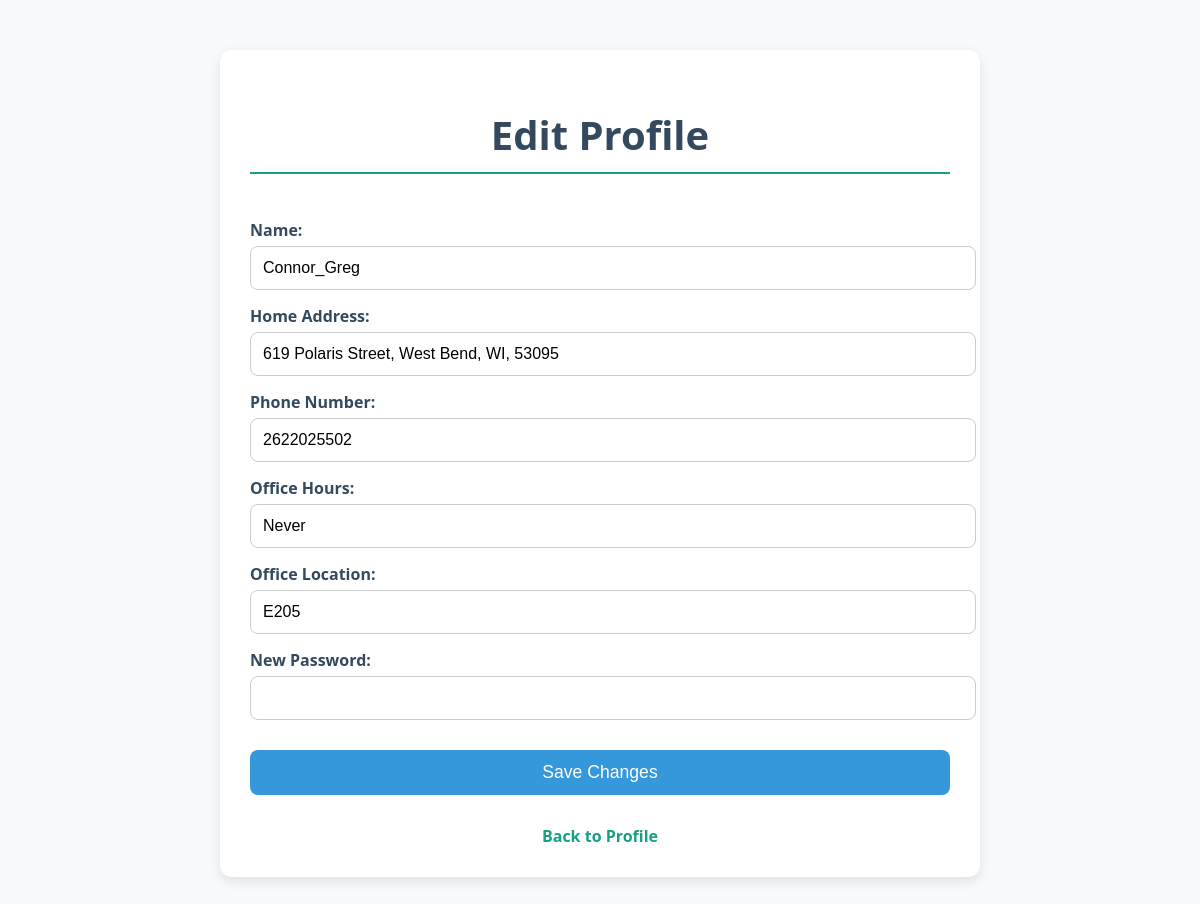
/edit-profile/ (signed in), run on the app's committed database.
### TASchedulerApp/models.py (models this page shows, shortened)
class MyUser(AbstractBaseUser):
    ROLE_CHOICES = [
        ('Administrator', 'Administrator'),
        ('Instructor', 'Instructor'),
        ('TA', 'TA'),
    ]
    role = models.CharField(max_length=20, choices=ROLE_CHOICES, default='TA')
    email = models.EmailField(unique=True)
    name = models.CharField(max_length=50, unique=True)
    contactInfo = models.CharField(max_length=50, default='')
    home_address = models.TextField(default='')
    phone_number = models.CharField(max_length=15, default='')
    office_hours = models.TextField(default='')
    office_location = models.CharField(max_length=50, default='')
    is_staff = models.BooleanField(default=False)
    is_active = models.BooleanField(default=True)
    is_superuser = models.BooleanField(default=False)
    objects = MyUserManager()
    EMAIL_FIELD = 'email'
    USERNAME_FIELD = 'name'
    REQUIRED_FIELDS = ['email']

### TASchedulerApp/views.py (the view, shortened to what this page needs)
# urls.py: path('edit-profile/', views.edit_profile, name='edit_profile'),
@login_required
def edit_profile(request):
    user = request.user
    return render(request, 'common/edit_profile.html', {'user': user})

### templates/common/edit_profile.html (shortened to what this page needs)
<!DOCTYPE html>
<html lang="en">
<head>
</head>
<body>
    <div class="container">
        <h1>Edit Profile</h1>
        <form method="POST" action="{% url 'edit_profile' %}">
            <label for="name">Name:</label>
            <input type="text" id="name" name="name" value="{{ user.name }}">
            <label for="home_address">Home Address:</label>
            <input type="text" id="home_address" name="home_address" value="{{ user.home_address }}">
            <label for="phone_number">Phone Number:</label>
            <input type="text" id="phone_number" name="phone_number" value="{{ user.phone_number }}">
            <label for="office_hours">Office Hours:</label>
            <input type="text" id="office_hours" name="office_hours" value="{{ user.office_hours }}">
            <label for="office_location">Office Location:</label>
            <input type="text" id="office_location" name="office_location" value="{{ user.office_location }}">
            <label for="password">New Password:</label>
            <input type="password" id="password" name="password">
            <button type="submit">Save Changes</button>
            <a href="{% url 'profile' %}">Back to Profile</a>
        </form>
    </div>
</body>
</html>

### templates/common/edit_profile.html (style rules this page uses)
body { font-family: 'Segoe UI', Tahoma, Geneva, Verdana, sans-serif; background-color: #f7f9fc; margin: 0; padding: 0; color: #2c3e50; }
.container { width: 70%; max-width: 700px; margin: 50px auto; padding: 30px; background-color: white; box-shadow: 0 4px 12px rgba(0, 0, 0, 0.1); border-radius: 12px; }
h1 { text-align: center; font-size: 2.5em; color: #34495e; margin-bottom: 30px; border-bottom: 2px solid #16a085; padding-bottom: 10px; }
form { display: flex; flex-direction: column; }
label { font-weight: bold; margin-top: 15px; color: #34495e; }
input[type="text"], input[type="password"] { width: 100%; padding: 12px; margin-top: 5px; border-radius: 8px; border: 1px solid #ccc; font-size: 1em; }
button { margin-top: 30px; padding: 12px 20px; background-color: #3498db; color: white; border: none; border-radius: 8px; cursor: pointer; font-size: 1.1em; transition: background-color 0.3s ease, transform 0.2s ease; }
a { text-align: center; display: block; margin-top: 30px; text-decoration: none; color: #16a085; font-weight: bold; }

### data on the page
MyUser: name "Connor_Greg", home_address "619 Polaris Street, West Bend, WI, 53095", phone_number "2622025502", office_hours "Never", office_location "E205"
